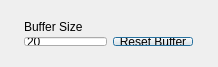
<?xml version="1.0" encoding="UTF-8"?>
<ui version="4.0">
 <class>CollectFields</class>
 <widget class="QDialog" name="CollectFields">
  <property name="geometry">
   <rect>
    <x>0</x>
    <y>0</y>
    <width>218</width>
    <height>67</height>
   </rect>
  </property>
  <property name="minimumSize">
   <size>
    <width>218</width>
    <height>67</height>
   </size>
  </property>
  <property name="windowTitle">
   <string>CollectFields</string>
  </property>
  <widget class="QWidget" name="layoutWidget">
   <property name="geometry">
    <rect>
     <x>13</x>
     <y>11</y>
     <width>191</width>
     <height>46</height>
    </rect>
   </property>
   <layout class="QGridLayout" name="gridLayout">
    <item row="0" column="0">
     <widget class="QLabel" name="label">
      <property name="text">
       <string>Buffer Size</string>
      </property>
     </widget>
    </item>
    <item row="1" column="1">
     <widget class="QPushButton" name="resetBufferPushButton_">
      <property name="text">
       <string>Reset Buffer</string>
      </property>
     </widget>
    </item>
    <item row="1" column="0">
     <widget class="QLineEdit" name="bufferSizeLineEdit_">
      <property name="text">
       <string>20</string>
      </property>
     </widget>
    </item>
   </layout>
  </widget>
 </widget>
 <layoutdefault spacing="6" margin="11"/>
 <resources/>
 <connections/>
</ui>
